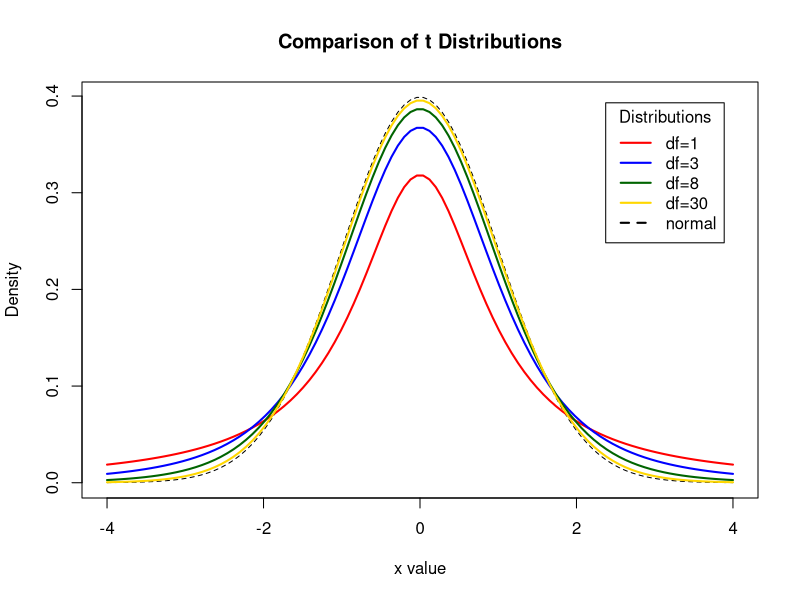
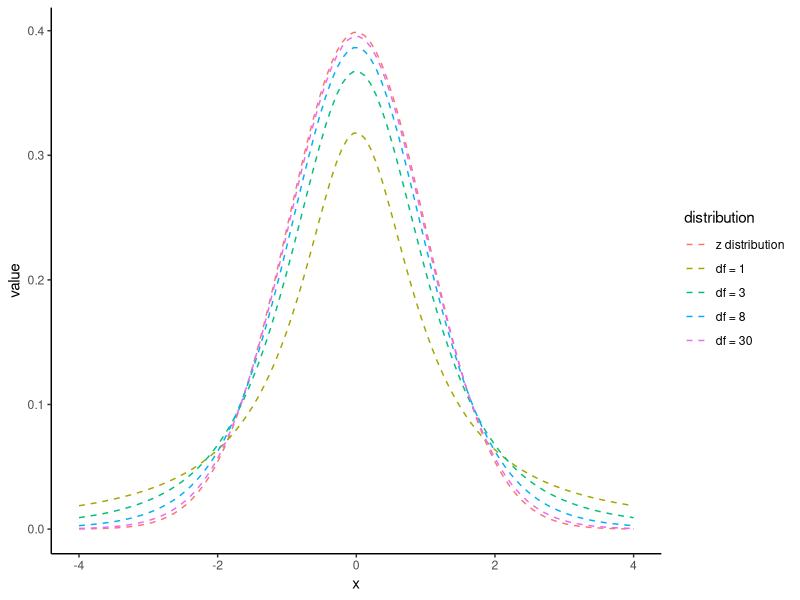
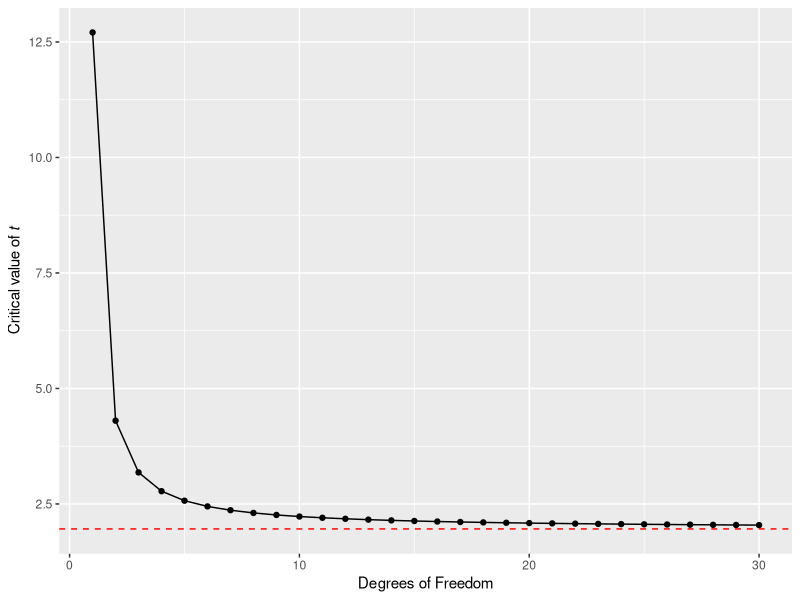

Recreate these plots in R, in order. (Note: this script raises an error after producing the figures.)
# SET UP ----
## packages ----
library(tidyverse)
library(broom)

#_____________----

# EXPLORING STUDENTS T TEST ----

# base R
x <- seq(-4, 4, length=100)
hx <- dnorm(x)

degf <- c(1, 3, 8, 30)
colors <- c("red", "blue", "darkgreen", "gold", "black")
labels <- c("df=1", "df=3", "df=8", "df=30", "normal")

plot(x, hx, type="l", lty=2, xlab="x value",
     ylab="Density", main="Comparison of t Distributions")

for (i in 1:4){
  lines(x, dt(x,degf[i]), lwd=2, col=colors[i])
}

legend("topright", inset=.05, title="Distributions",
       labels, lwd=2, lty=c(1, 1, 1, 1, 2), col=colors)


# tidyverse
x <- seq(-4, 4, length=100)
z_dist <- dnorm(x)

values <- tibble(x,z_dist)

# map_dfc combines values returned into a dataframe
t <- map_dfc(degf, ~dt(x, .x))
colnames(t) <- degf

combined <- cbind(values,t)

combined %>% 
  pivot_longer(cols=!x, names_to="distribution") %>% 
  mutate(distribution=factor(distribution, levels=c("z_dist", "1", "3", "8", "30"))) %>%  
  mutate(distribution=fct_recode(distribution, "z distribution" = "z_dist", "df = 1" = "1", "df = 3" = "3", "df = 8" = "8", "df = 30" = "30")) %>% 
  ggplot(aes(x=x, y=value, colour=distribution))+
  geom_line(linetype="dashed")+
  theme_classic()

# critical t is defined by df
# when observed t (difference/SE) > critical t = statistically significant at alpha level


## values of critical t up to 30 df: ----
df <- c(1:30)

# map_dbl forces returned values to be a single vector of numbers (rather than a list)
critical_t <- map_dbl(df, ~qt(p=0.05/2, df=.x, lower.tail=FALSE))

tibble(df,critical_t) %>% 
  ggplot(aes(x=df, y=critical_t))+
  geom_point()+
  geom_line()+
  geom_hline(aes(yintercept=1.96), linetype="dashed", colour="red")+
  labs(x= "Degrees of Freedom",
       y= expression(paste("Critical value of ", italic("t"))))

## models ----
lsmodel1 <- lm(height ~ type, data = darwin)
summary(lsmodel1) # linear model with base R

broom::tidy(lsmodel1) # linear model with tidyverse

# test is done all rows of the table
# row two is of importance - tests null by comparing average observed difference between type
# estimate = average difference between type
# observed t value = probability of seeing this (at our sample size) if null is true

## observed value of t ----
tidy_model1 <- broom::tidy(lsmodel1)

tidy_model1[[2,2]] / tidy_model1[[2,3]]

#_____________----

# EXPLORING PAIRED T TESTS ----

# base R
lsmodel_darwin <- lm(height ~ type + factor(pair), data = darwin)
summary(lsmodel_darwin) # add in the factor for paired into linear model

# tidyverse
darwin %>% 
  mutate(pair = as_factor(pair)) %>% 
  lm(height ~ type + pair, data = .) %>% 
  broom::tidy()

# now intercept is the height of crossed pair one.
# row two compares mean heights of crossed and selfed when in the same pairs
# row three-16 compares average difference of each pair (selfed and crossed) against pair 1
# only look at t value in row 2 for 'What is the difference in height between Cross and Self-pollinated plants when we hold pairs constant.'

## generating CIs ----
lm(height ~ type + factor(pair), data = darwin) %>% 
  broom::tidy(., conf.int=T) %>% 
  slice(1:2) # just show first two rows

# mean difference is the same as independent t test
# CIs different - increased uncertainty by adding in 'paired' parameter

m1 <- lm(height ~ type, data = darwin) %>% 
  broom::tidy(., conf.int=T) %>% 
  slice(2:2) %>% 
  mutate(model="unpaired")

m2 <- lm(height ~ type + factor(pair), data = darwin) %>% 
  broom::tidy(., conf.int=T) %>% 
  slice(2:2) %>% 
  mutate(model="paired")

rbind(m1,m2) %>% 
  ggplot(aes(model, estimate))+
  geom_pointrange(aes(ymin=conf.high, ymax=conf.low))+
  geom_hline(aes(yintercept=0), linetype="dashed")+
  theme_minimal()+
  coord_flip()
# good t look at paired to see if it affects the explanation of height difference.
# if it doesn't, then it may be safe to remove it.

#_____________----

# POWER ----
# strength of a test to detect a difference when it is there.
# expressed as 1-B, where B = 20%
# so power must be 80% (chance of finding an effect if it is there)

#_____________----

# REPEATABILITY ----
set.seed(1234)

myList <- vector("list", 20)
y <- tibble()

for (i in 1:length(myList)) { 
  
  x <-  rnorm(n=12, mean=2.6, sd=2.83)
  data <- tibble(x)
  temp <- lm(x~1, data=data) %>% 
    broom::tidy(conf.int=T) 
  y <- rbind(y,temp)  
  
}

y$`experiment number` <- rep(1:20)
# the new dataframe y contains the results of 20 new experiments to see if we can detect a typeI/II error

## tallying significant and insignificant results ----
y %>% 
  mutate(`p value < 0.05` = if_else(p.value > 0.049, "non-significant", "significant")) %>% 
  group_by(`p value < 0.05`) %>% 
  summarise(`number of experiments`=n())
# 6 non-significanr results
# 14 significant results
# therefore it is more likely the difference is significant
# literature may argue it is inconclusive

## considering CIs and estimates ----
y %>% 
  ggplot(aes(x=`experiment number`, y=estimate))+
  geom_pointrange(aes(ymin = conf.low, ymax=conf.high))+
  labs(y = "Estimated mean effect of outcrossing")+
  geom_hline(linetype="dashed", yintercept=0.05)+
  theme_minimal()
# all show effect of inbreeding depression and have the same uncertainties
# just seeing the effects of sampling error

# much better way of reporting experiments




